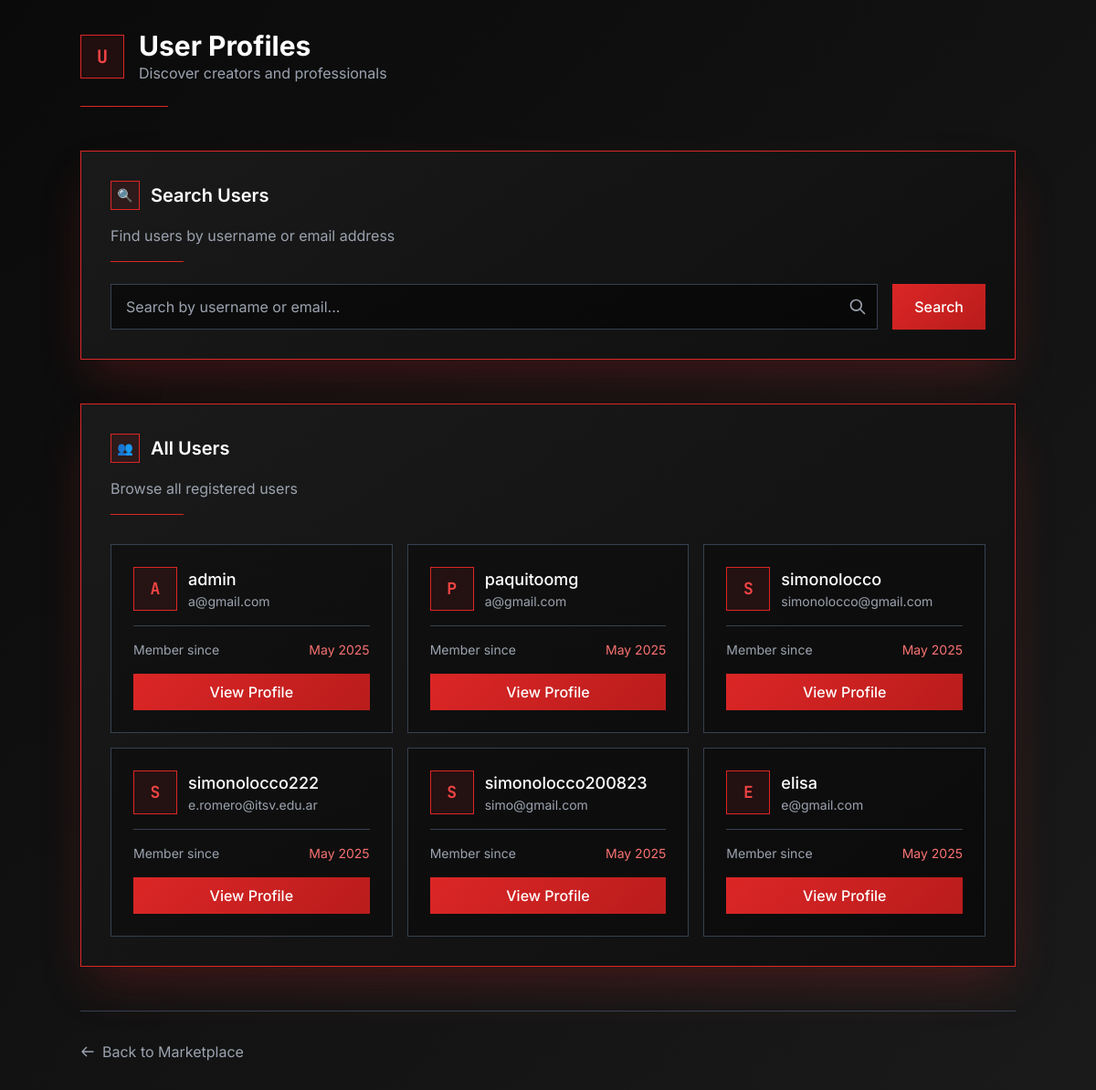
/profiles/, run on the app's committed database.
### app/models.py (models this page shows)
class User(AbstractUser):
    coins = models.IntegerField(default=0)
    is_admin = models.BooleanField(default=False)
    is_brand = models.BooleanField(default=False)

### app/views.py (the view)
# urls.py: path('profiles/', views.profile_list_view, name='profile_list'),
def profile_list_view(request):
    query = request.GET.get('q', '')
    users = User.objects.filter(is_active=True)
    if query:
        users = users.filter(
            Q(username__icontains=query) |
            Q(email__icontains=query)
        )
    return render(request, 'profiles.html', {
        'users': users,
        'query': query,
    })

### templates/profiles.html (shortened to what this page needs)
<!DOCTYPE html>
<html lang="en" class="dark">
<head>
    <script src="https://cdn.tailwindcss.com"></script>
</head>
<body class="min-h-screen p-4 lg:p-8 text-white font-sans" style="background: linear-gradient(135deg, #0a0a0a 0%, #1a1a1a 100%);">
    <div class="max-w-5xl mx-auto">
        <div class="mb-12">
            <div class="flex items-center space-x-4 mb-6">
                <div class="w-12 h-12 bg-red-600 bg-opacity-10 border border-red-600 flex items-center justify-center">
                    <span class="text-red-500 text-xl font-mono font-bold">U</span>
                </div>
                <div>
                    <h1 class="text-3xl font-sans font-bold text-white">User Profiles</h1>
                    <p class="text-gray-400 font-sans">Discover creators and professionals</p>
                </div>
            </div>
            <div class="w-24 h-px bg-red-600"></div>
        </div>
        <div class="mb-12 bg-gray-900 p-8 border border-red-600 shadow-2xl" style="background: linear-gradient(145deg, #1a1a1a 0%, #0f0f0f 100%); border-color: #dc2626; box-shadow: 0 25px 50px -12px rgba(220, 38, 38, 0.25);">
            <div class="mb-6">
                <div class="flex items-center space-x-3 mb-4">
                    <div class="w-8 h-8 bg-red-600 bg-opacity-10 border border-red-600 flex items-center justify-center">
                        <span class="text-red-500 text-sm font-mono">🔍</span>
                    </div>
                    <h2 class="text-xl font-sans font-semibold text-white">Search Users</h2>
                </div>
                <p class="text-gray-400 font-sans mb-4">Find users by username or email address</p>
                <div class="w-20 h-px bg-red-600"></div>
            </div>
            <form method="get" action="{% url 'profile_list' %}" class="flex flex-col sm:flex-row gap-4">
                <div class="relative flex-1">
                    <input
                        type="text"
                        name="q"
                        placeholder="Search by username or email..."
                        value="{{ query }}"
                        class="w-full bg-black bg-opacity-50 border border-gray-700 text-white font-sans py-3 px-4 pr-10 focus:outline-none focus:border-red-500 transition-all duration-300"
                    >
                    <div class="absolute inset-y-0 right-0 flex items-center pr-3 pointer-events-none">
                        <svg xmlns="http://www.w3.org/2000/svg" class="h-5 w-5 text-gray-400" fill="none" viewBox="0 0 24 24" stroke="currentColor">
                            <path stroke-linecap="round" stroke-linejoin="round" stroke-width="2" d="M21 21l-6-6m2-5a7 7 0 11-14 0 7 7 0 0114 0z" />
                        </svg>
                    </div>
                </div>
                <button
                    type="submit"
                    class="bg-red-600 hover:bg-red-700 text-white font-sans font-medium py-3 px-6 transition-all duration-300 transform hover:scale-[1.02] active:scale-[0.98]"
                    style="background: linear-gradient(135deg, #dc2626 0%, #b91c1c 100%);"
                >
                    Search
                </button>
            </form>
        </div>
        <div class="mb-12 bg-gray-900 p-8 border border-red-600 shadow-2xl" style="background: linear-gradient(145deg, #1a1a1a 0%, #0f0f0f 100%); border-color: #dc2626; box-shadow: 0 25px 50px -12px rgba(220, 38, 38, 0.25);">
            <div class="mb-8">
                <div class="flex items-center space-x-3 mb-4">
                    <div class="w-8 h-8 bg-red-600 bg-opacity-10 border border-red-600 flex items-center justify-center">
                        <span class="text-red-500 text-sm font-mono">👥</span>
                    </div>
                    <h2 class="text-xl font-sans font-semibold text-white">
                        {% if query %}Search Results{% else %}All Users{% endif %}
                    </h2>
                </div>
                {% if query %}
                    <p class="text-gray-400 font-sans mb-4">Results for "{{ query }}"</p>
                {% else %}
                    <p class="text-gray-400 font-sans mb-4">Browse all registered users</p>
                {% endif %}
                <div class="w-20 h-px bg-red-600"></div>
            </div>
            {% if users %}
                <div class="grid gap-4 md:grid-cols-2 lg:grid-cols-3">
                    {% for user in users %}
                        <div class="bg-black bg-opacity-30 border border-gray-700 p-6 hover:border-red-500 transition-all duration-300 transform hover:scale-105" style="background: rgba(0, 0, 0, 0.3);">
                            <div class="flex items-center mb-4">
                                <div class="w-12 h-12 bg-red-600 bg-opacity-10 border border-red-600 flex items-center justify-center mr-3">
                                    <span class="text-red-500 text-lg font-mono font-bold">{{ user.username|first|upper }}</span>
                                </div>
                                <div class="flex-1">
                                    <h3 class="text-white font-sans font-medium text-lg">{{ user.username }}</h3>
                                    <p class="text-gray-400 text-sm font-sans">{{ user.email }}</p>
                                </div>
                            </div>
                            <div class="border-t border-gray-700 pt-4 mb-4">
                                <div class="flex items-center justify-between text-sm">
                                    <span class="text-gray-400 font-sans">Member since</span>
                                    <span class="text-red-400 font-sans">{{ user.date_joined|date:"M Y" }}</span>
                                </div>
                            </div>
                            <a
                                href="{% url 'user_profile' username=user.username %}"
                                class="inline-block w-full text-center bg-red-600 hover:bg-red-700 text-white font-sans font-medium py-2 px-4 transition-all duration-300"
                                style="background: linear-gradient(135deg, #dc2626 0%, #b91c1c 100%);"
                            >
                                View Profile
                            </a>
                        </div>
                    {% endfor %}
                </div>
            {% endif %}
        </div>
        <div class="pt-8 border-t border-gray-700">
            <a
                href="{% url 'landing' %}"
                class="inline-flex items-center text-gray-400 hover:text-red-400 font-sans transition-colors duration-200"
            >
                <svg xmlns="http://www.w3.org/2000/svg" class="h-4 w-4 mr-2" fill="none" viewBox="0 0 24 24" stroke="currentColor">
                    <path stroke-linecap="round" stroke-linejoin="round" stroke-width="2" d="M10 19l-7-7m0 0l7-7m-7 7h18" />
                </svg>
                Back to Marketplace
            </a>
        </div>
    </div>
</body>
</html>

### templates/profiles.html (style rules this page uses)
body { font-family: 'Inter', system-ui, sans-serif; }
* { transition: color 0.2s ease, background-color 0.2s ease, border-color 0.2s ease; }
input::placeholder { color: #9ca3af; font-family: 'Inter', sans-serif; }

### data on the page
User: username|first "A", username "admin", email "a@gmail.com", date_joined "May 2025"
User: username|first "P", username "paquitoomg", email "a@gmail.com", date_joined "May 2025"
User: username|first "S", username "simonolocco", email "simonolocco@gmail.com", date_joined "May 2025"
User: username|first "S", username "simonolocco222", email "e.romero@itsv.edu.ar", date_joined "May 2025"
User: username|first "S", username "simonolocco200823", email "simo@gmail.com", date_joined "May 2025"
User: username|first "E", username "elisa", email "e@gmail.com", date_joined "May 2025"
